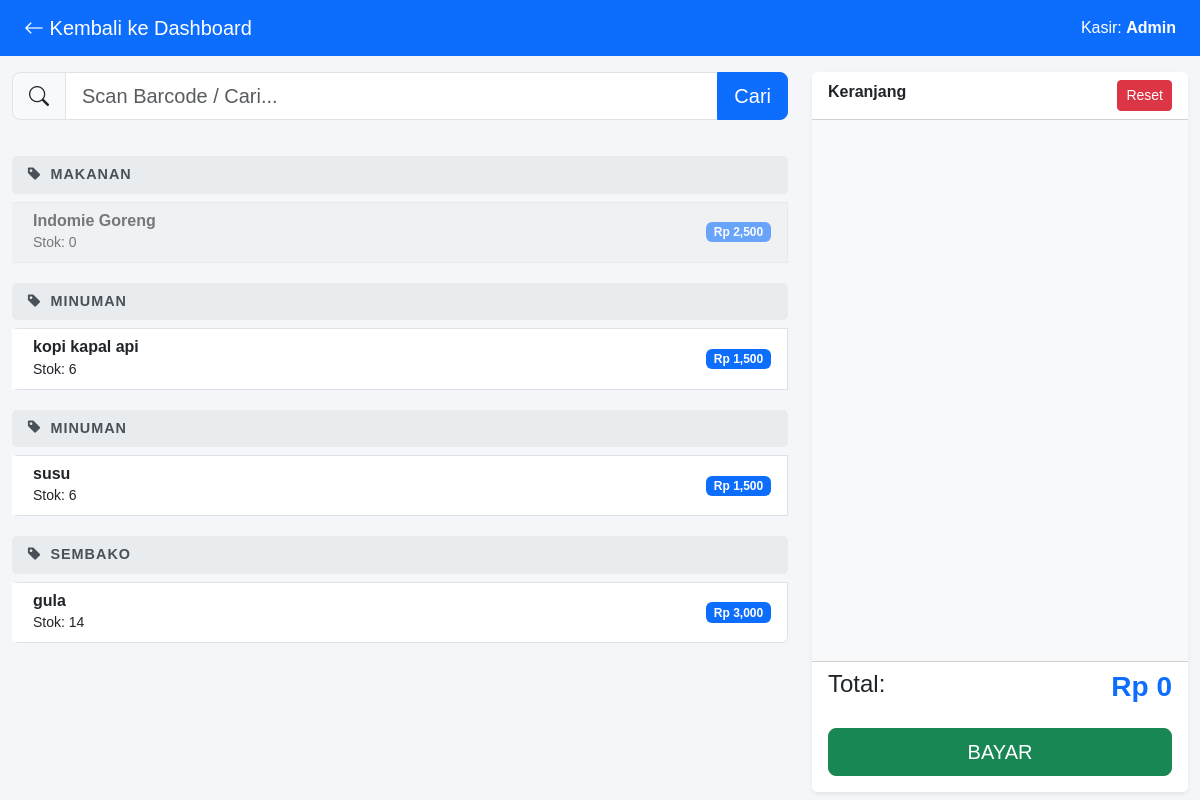
Page /kasir.php (signed in) on the committed database.
### tables this page shows
CREATE TABLE `barang` (
  `id` int NOT NULL,
  `kode_barang` varchar(20) NOT NULL,
  `nama_barang` varchar(100) NOT NULL,
  `kategori` varchar(50) NOT NULL,
  `harga_beli` int NOT NULL,
  `harga_jual` int NOT NULL,
  `stok` int NOT NULL DEFAULT '0'
);

### kasir.php (the view, shortened to what this page needs)
<?php
require 'koneksi.php';
?>
<!DOCTYPE html>
<html lang="id">
<head>
    <link href="https://cdn.jsdelivr.net/npm/bootstrap@5.3.0/dist/css/bootstrap.min.css" rel="stylesheet">
    <link rel="stylesheet" href="https://cdn.jsdelivr.net/npm/bootstrap-icons@1.11.1/font/bootstrap-icons.css">
    <link rel="stylesheet" href="css/style.css">
</head>
<body class="kasir-mode">
<nav class="navbar navbar-dark bg-primary px-4">
    <a class="navbar-brand" href="index.php"><i class="bi bi-arrow-left"></i> Kembali ke Dashboard</a>
    <span class="text-white">Kasir: <b>Admin</b></span>
</nav>
<div class="container-fluid mt-3">
    <div class="row">
        <div class="col-md-8 scroll-area">
            <form action="" method="GET" class="mb-3">
                <div class="input-group input-group-lg">
                    <span class="input-group-text"><i class="bi bi-search"></i></span>
                    <input type="text" name="cari" class="form-control" placeholder="Scan Barcode / Cari..." autofocus>
                    <button class="btn btn-primary" type="submit">Cari</button>
                </div>
            </form>
            <div class="list-group">
                <?php
                $where = "";
                $query = mysqli_query($conn, "SELECT * FROM barang $where ORDER BY kategori ASC, nama_barang ASC");
                $kat_now = "";
                while ($brg = mysqli_fetch_assoc($query)) {
                    if ($brg['kategori'] != $kat_now) {
                        echo "<div class='category-header'><i class='bi bi-tag-fill me-2'></i>$brg[kategori]</div>";
                        $kat_now = $brg['kategori'];
                    }
                ?>
                <div class="list-group-item list-group-item-action d-flex justify-content-between align-items-center <?= $brg['stok']<=0?'stok-habis':''; ?>" onclick="window.location.href='kasir.php?add=<?= $brg['id']; ?>'">
                    <div><h6 class="mb-0 fw-bold"><?= $brg['nama_barang']; ?></h6><small>Stok: <?= $brg['stok']; ?></small></div>
                    <span class="badge bg-primary">Rp <?= number_format($brg['harga_jual']); ?></span>
                </div>
                <?php } ?>
            </div>
        </div>
        <div class="col-md-4">
            <div class="card h-100 border-0 shadow-sm" style="height: 90vh !important;">
                <div class="card-header bg-white fw-bold d-flex justify-content-between">
                    <span>Keranjang</span><a href="kasir.php?reset=true" class="btn btn-sm btn-danger">Reset</a>
                </div>
                <div class="card-body cart-area bg-light">
                        <?php
                        $grand_total = 0;
                        ?>
                </div>
                <div class="card-footer bg-white pb-3">
                    <div class="d-flex justify-content-between mb-3"><h4>Total:</h4><h3 class="text-primary fw-bold">Rp <?= number_format($grand_total); ?></h3></div>
                    <button class="btn btn-success w-100 btn-lg" data-bs-toggle="modal" data-bs-target="#modalBayar">BAYAR</button>
                </div>
            </div>
        </div>
    </div>
</div>
</body>
</html>

### css/style.css (style rules this page uses)
body { background-color: #f4f6f9; font-family: sans-serif; }
.card { border: none; box-shadow: 0 2px 4px rgba(0,0,0,0.1); }
.cart-area { height: calc(100vh - 180px); overflow-y: auto; }
body.kasir-mode { overflow: hidden; }
.scroll-area { height: 85vh; overflow-y: auto; padding-bottom: 50px; }
.list-group-item-action { cursor: pointer; transition: 0.2s; border-left: 5px solid transparent; }
.stok-habis { opacity: 0.6; pointer-events: none; background: #eee; }
.category-header { font-weight: bold; color: #495057; background: #e9ecef; padding: 8px 15px; border-radius: 5px; margin-top: 20px; margin-bottom: 8px; text-transform: uppercase; font-size: 0.9em; letter-spacing: 1px; }

### rows in the picture
barang: kategori "MAKANAN", nama_barang "Indomie Goreng", stok "0", harga_jual "2,500"
barang: kategori "MINUMAN", nama_barang "kopi kapal api", stok "6", harga_jual "1,500"
barang: kategori "MINUMAN", nama_barang "susu", stok "6", harga_jual "1,500"
barang: kategori "SEMBAKO", nama_barang "gula", stok "14", harga_jual "3,000"

### other values in the picture
$grand_total "0"
